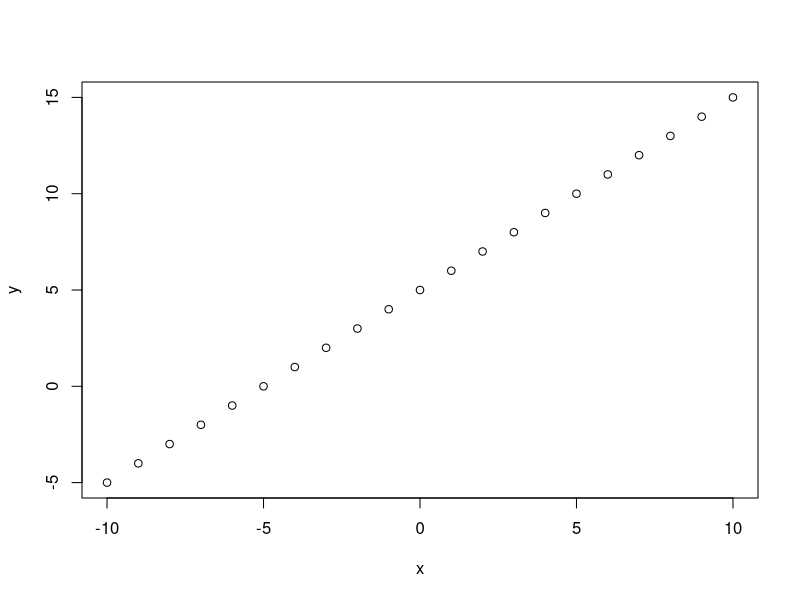
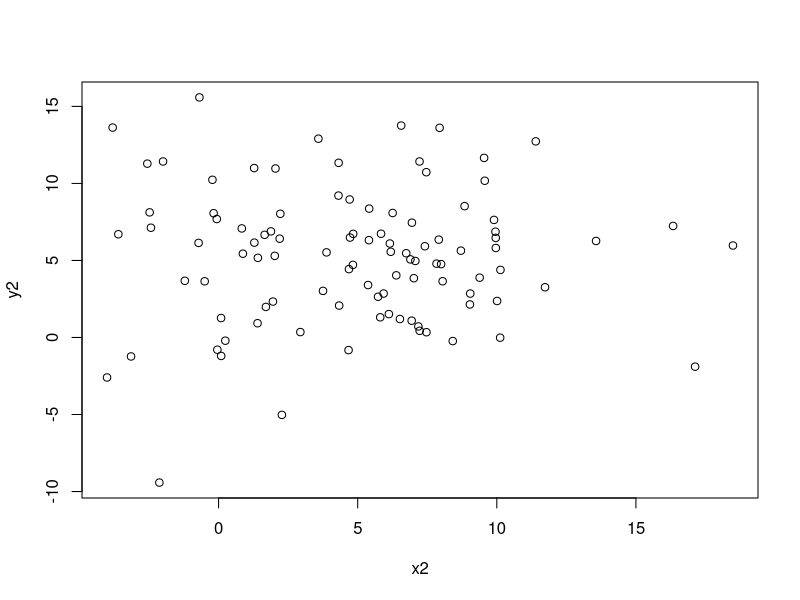
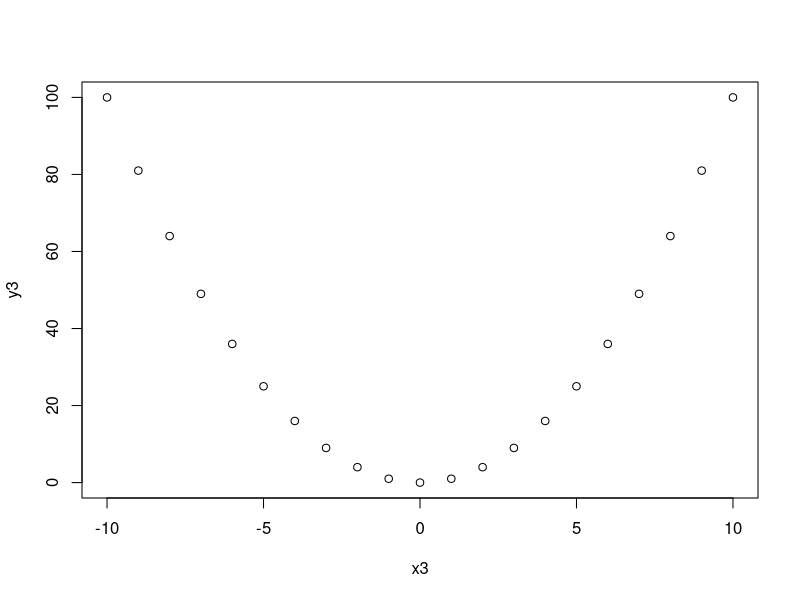

Recreate these plots in R, in order. (Note: this script raises an error after producing the figures.)
### Pol Sci 630: Into to Empirical Approaches
### Tutorial 3: Comparisons and Inference
### Prepared by: Jan Vogler (jan.vogler@duke.edu)



### Briefly: sometimes R gives you output like this:

2.43e-05

### What does this mean?



### Topic 1: Covariance

### Let us create two variables that are clearly dependent on each other.

x=seq(-10,10)
y=(x+5)
plot(x,y)

### The covariance of these two variables is positive - as x increases so does y

cov(x,y)

### Let us create two variables that have no relationship to each other:

x2=rnorm(100,mean=5,sd=5)
y2=rnorm(100,mean=5,sd=5) # Both variables are just random drows from the normal distribution
plot(x2,y2)

### The covariance should be close to zero - due to the randomness of the data it is most likely not exactly zero though.

cov(x2,y2)

### Note that this means even variables that are completely random and not related to each other may produce a non-zero covariance. However, the E(Cov(x2,y2)) = 0, so the distribution of the covariance is centered on the value 0.

### Independence implies that the expected value of the covariance is zero.

### Does a covariance of zero imply independence?

x3=seq(-10,10)
y3=x3^2
plot(x3,y3)

### As we can clearly see from the plot, there is a curvilinear relationship of the two variables - they are not independent.

cov(x3,y3)

### The formula tells us that the covariance is zero. Why?

### Covariance captures linear relationships.

### Let us look more closely at the formula of covariance, using the first example.

sum((x - mean(x))*(y-mean(y)))/(length(x)-1) # Note that x and y must have the same length, so it doesn't matter which one you use in the denominator (as length(x)).
cov(x,y)

### Those two formulas return the same value.

### If we apply the first formula to x3 and y3, it becomes obvious, why the outcome is zero.

sum((x3 - mean(x3))*(y3-mean(y3)))/(length(x)-1)

### When x3 is below its mean, the values of y3 vary in the exact same way as when x3 is above its mean.

### The formula can't capture the curvilinear relationship because it looks at the variation of y3 relative to x3's deviation from its mean. y3 varies in the exact same way when x3 moves above and below its mean. Thus, there is no linear relationship that could be captured.



### Topic 2: Correlation

### As you've learned in the lecture, the problem with covariance is that it is not to scale. It doesn't really tell us that much about how much variables vary with each other because it doesn't account for their individual variation.

cor(x,y) ### Why does this produce "1". What is the meaning of this value?

### How about x2 and y2 that are completely random?

cor(x2,y2) # The correlation is extremely close to zero, indicating that there is no systematic linear relationship, which is true as both variables were generated in a completely random fashion.

### Does correlation capture non-linear relationships equally well?

### Correlation is a mathematical concept. We cannot find the correlation between a numeric and a character vector.

y4=rep(c("a","b","c"),7)
y4
is.numeric(y4) # Checks whether y4 is numeric and returns the argument FALSE.
cor(x,y4) # Gives us the error message "y must be numeric".

### Interestingly, R allows us to find the correlation between a numeric and a logical vector, although a logical vector is not numeric.

y5=rep(c(T,F,F),7)
y5
is.numeric(y5) # Checks whether y5 is numeric and returns the argument FALSE.
class(y5) # Returns the class of the vector.
cor(x,y5) # Returns a value.

### How do we have to think about this?

### Assume that T=1 and F=0.

y6=rep(c(1,0,0),7)
cor(x,y6) # Returns the same value as above, meaning that R views T=1 and F=0



### Topic 3: Cross-tabs

### R has several built-in datasets, let's have a look at them.

library(datasets)
data(occupationalStatus)
occupationalStatus

### According to the documentation this is "Cross-classification of a sample of British males according to each subject's occupational status and his father's occupational status."

### The source is a journal article from 1979: "Goodman, L. A. (1979) Simple Models for the Analysis of Association in Cross-Classifications having Ordered Categories."

### Let us assume that 1 is a low occupational status and 8 is a high occupational status. Is there a relationship between the status of the father and the son?

install.packages("gmodels")
library(gmodels)
CrossTable(occupationalStatus)

### How can we interpret this table?



### Topic 4: Central Limit Theorem

### The Central Limit Theorem says that if we have infinitely many draws of the same size from a specific distribution, the mean of this distribution will be approximately normally distributed.

### Let us illustrate this with a simple example of the binomial distribution.

draw1=rbinom(1,size=100,p=0.67)
draw1

draw5=rbinom(5,size=100,p=0.67)
hist(draw5)

draw10=rbinom(10,size=100,p=0.67)
hist(draw10)

draw50=rbinom(50,size=100,p=0.67)
hist(draw50)

draw100=rbinom(100,size=100,p=0.67)
hist(draw100)

draw1000=rbinom(1000,size=100,p=0.67)
hist(draw1000)

draw10000=rbinom(10000,size=100,p=0.67)
hist(draw10000) # This really looks like a normal distribution

### Note that this is true for any distribution, even those that are NOT normally distributed themselves (the distribution of a binomial looks similar to a normal distribution for large N).

### Let's try a similar example with an exponential distribution. The exponential distribution doesn't look like a normal distribution.

### How does an exponential distribution look like?

x4=seq(0,10,by=0.01)
y4=dexp(x4, rate=0.5) # Returns the density
plot(x4,y4) # This doesn't look nice
plot(x4,y4, type="l") # Use type="l" for a line plot

### We can also use the ggplot2 package to make it look even nicer.

install.packages("ggplot2")
library(ggplot2)
plot1=qplot(x4,y4) # Now that looks even nicer

### Recall: The Central Limit Theorem states that if we have multiple samples of the same size, their mean will be approximately normally distributed.

### So, what happens if we draw 1000 times 10 samples from this distribution, how will their mean be distributed?

meanstore=rep(0,1000)
for (i in 1:1000){
  expdraw=rexp(10, rate=0.5)
  meanstore[i]=mean(expdraw)
}
hist(meanstore, breaks=20) # It is approximately normally distributed, as predicted by the CLT.



### Topic 5: t-tests and p-values

### Typically, a p-value is related to a type-1 error rate (alpha) that we define in advance. Often we want alpha to be smaller than 0.05.

### Typically, our null hypothesis (H0) is that there is no relationship between two variables.

### The p-value is the probability that we get data with evidence that is such strong AGAINST H0 if H0 was true. Think about what this means.

### Let's load another R dataset that can illustrate this. The "airquality" dataset. According to the documentation, this is "Daily air quality measurements in New York, May to September 1973."

### More details can be found here: 

data(airquality)
airquality
summary(airquality) # Use this command if you don't want to see the whole dataset but just a summary of it

### Our question is: is there a linear relationship between the Ozone measures and the Solar.R measures?

### Let us use linear regression to answer this question:

lm1=lm(Ozone ~ Solar.R, data=airquality)

### The summary of this linear regression will return a t-value and a p-value for the inercept all coefficients.

summary(lm1)

### The last column Pr(>|t|) is the p-value of the t-test. How do we interpret this finding?

### The probability to find this data if H0 is true (i.e. there is no relationship between body and brain size in Animals) is 0.1%. This is strong evidence against H0. Therefore we reject H0 under p < 0.001. Please pay attention to the difference between percent (0-100) and proportions (0-1).

### For a 1-point increase in Solar.R, we would expect a 0.13 increase in Ozon (in a multivariate model we would have to add: "holding all other covariates constant"). The associated t-value is 3.880, which imples a p-value of 0.0002. This p-value is p < 0.001. Therefore, the relationship is statistically significant at all common levels of statistical significance.

### Note that there are four important thresholds of statistical significane:

p = 0.001 # equals a type-1 error rate (alpha) of 0.001
p = 0.01 # equals a tye-1 error rate (alpha) of 0.01
p = 0.05 # equals a type-1 error rate (alpha) of 0.05
p = 0.1 # equals a type-1 error rate (alpha) of 0.1

### If an indicator has a p-value of p < 0.001, it is significant at all common levels of statistical significance.

### This indicates that there is a significan t linear relationship between the two variables.

### If you have a linear regression with multiple independent variables, then it looks the following:

lm(y ~ x1 + x2 + x3)
